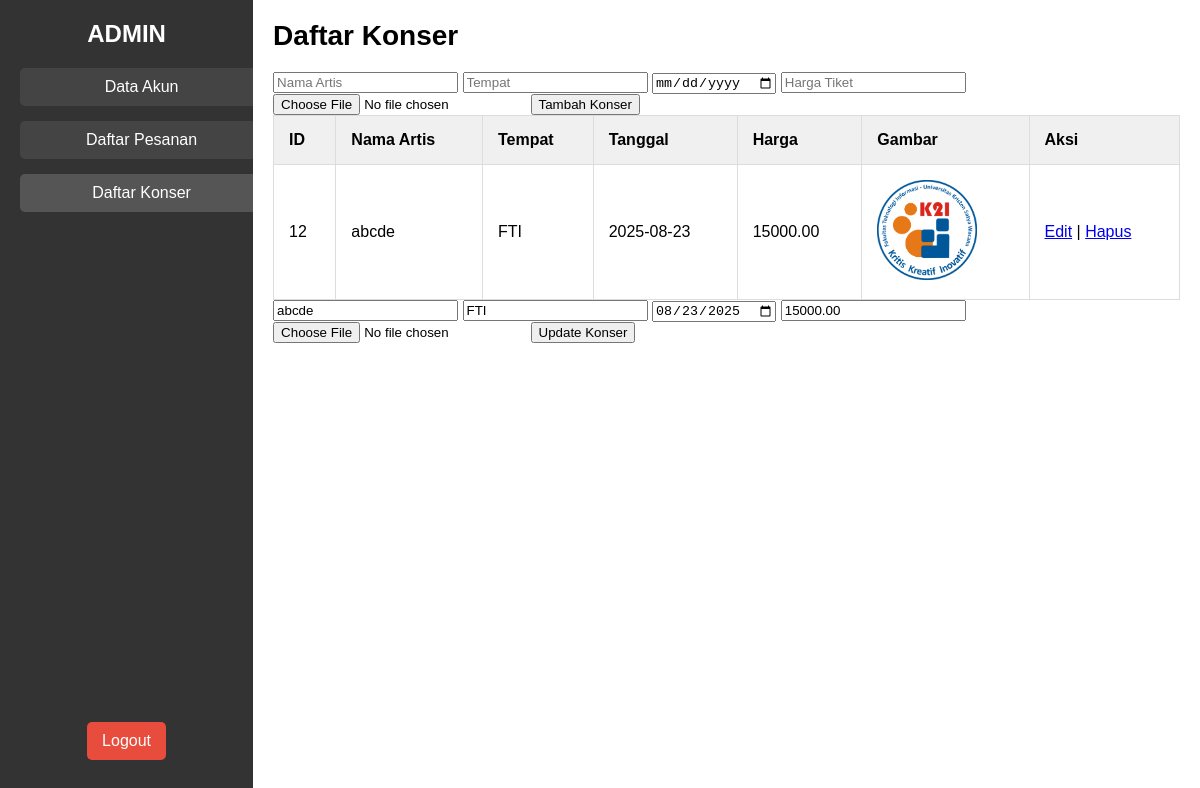
The page /daftarKonser.php?edit=12 on the database its author committed.
### tables this page shows
CREATE TABLE `konser` (
  `id` int(11) NOT NULL,
  `nama_artis` varchar(100) NOT NULL,
  `tempat` varchar(100) NOT NULL,
  `tanggal` date NOT NULL,
  `harga` decimal(10,2) NOT NULL,
  `gambar` varchar(255) DEFAULT NULL,
  `stock` int(11) NOT NULL DEFAULT 0,
  `concert_name` varchar(255) DEFAULT NULL
);

### DaftarKonser.php (the view, shortened to what this page needs)
<?php
include('functions.php');
?>
<!DOCTYPE html>
<html lang="en">
<head>
    <link rel="stylesheet" href="DaftarKonser.css">
</head>
<body>
    <div class="container">
        <div class="sidebar">
            <h2>ADMIN</h2>
            <ul>
                <li><a href="DataPelanggan.php">Data Akun</a></li>
                <li><a href="DaftarPesanan.php">Daftar Pesanan</a></li>
                <li><a href="daftarKonser.php" class="active">Daftar Konser</a></li>
            </ul>
            <a href="DataPelanggan.php?logout=true" class="logout-btn">Logout</a>
        </div>
        <div class="main-content">
            <h1>Daftar Konser</h1>
            <form method="POST" action="daftarKonser.php" enctype="multipart/form-data" class="form-crud">
                <input type="text" name="nama_artis" placeholder="Nama Artis" required>
                <input type="text" name="tempat" placeholder="Tempat" required>
                <input type="date" name="tanggal" required>
                <input type="number" step="0.01" name="harga" placeholder="Harga Tiket" required>
                <input type="file" name="gambar" accept="image/*" required>
                <button type="submit" name="add">Tambah Konser</button>
            </form>
            <table>
                <thead>
                    <tr>
                        <th>ID</th>
                        <th>Nama Artis</th>
                        <th>Tempat</th>
                        <th>Tanggal</th>
                        <th>Harga</th>
                        <th>Gambar</th>
                        <th>Aksi</th>
                    </tr>
                </thead>
                <tbody>
                    <?php
                    $result = $conn->query("SELECT * FROM konser");
                    while ($row = $result->fetch_assoc()) {
                        echo "
                        <tr>
                            <td>{$row['id']}</td>
                            <td>{$row['nama_artis']}</td>
                            <td>{$row['tempat']}</td>
                            <td>{$row['tanggal']}</td>
                            <td>{$row['harga']}</td>
                            <td><img src='img/{$row['gambar']}' width='100'></td>
                            <td>
                                <a href='daftarKonser.php?edit={$row['id']}'>Edit</a> |
                                <a href='process.php?delete={$row['id']}'>Hapus</a>
                            </td>
                        </tr>
                        ";
                    }
                    ?>
                </tbody>
            </table>
            <?php
            if (isset($_GET['edit'])) {
                $id = $_GET['edit'];
                $stmt = $conn->prepare("SELECT * FROM konser WHERE id = ?");
                $stmt->bind_param("i", $id);
                $stmt->execute();
                $result = $stmt->get_result();
                $concert = $result->fetch_assoc();
                if ($concert) {
                    ?>
                    <form method="POST" action="daftarKonser.php" enctype="multipart/form-data" class="form-crud">
                        <input type="text" name="nama_artis" placeholder="Nama Artis" value="<?php echo $concert['nama_artis']; ?>" required>
                        <input type="text" name="tempat" placeholder="Tempat" value="<?php echo $concert['tempat']; ?>" required>
                        <input type="date" name="tanggal" value="<?php echo $concert['tanggal']; ?>" required>
                        <input type="number" step="0.01" name="harga" placeholder="Harga Tiket" value="<?php echo $concert['harga']; ?>" required>
                        <input type="file" name="gambar" accept="image/*">
                        <button type="submit" name="update">Update Konser</button>
                    </form>
                    <?php
                }
            }
            ?>
        </div>
    </div>
</body>
</html>

### DaftarKonser.css (style rules this page uses)
body, h1, h2, ul, li, table, th, td { margin: 0; padding: 0; box-sizing: border-box; }
body { font-family: Arial, sans-serif; display: flex; height: 100vh; background-color: #f5f5f5; }
.container { display: flex; width: 100%; }
.sidebar { width: 250px; background-color: #333; color: white; padding: 20px; display: flex; flex-direction: column; align-items: center; }
.sidebar h2 { font-size: 24px; margin-bottom: 20px; }
.sidebar ul { list-style-type: none; width: 100%; }
.sidebar ul li { width: 100%; margin-bottom: 15px; }
.sidebar ul li a { text-decoration: none; color: white; padding: 10px 15px; display: block; width: 100%; background-color: #444; border-radius: 5px; text-align: center; }
.sidebar ul li a.active { background-color: #555; }
.main-content { flex-grow: 1; padding: 20px; background-color: white; }
.main-content h1 { font-size: 28px; margin-bottom: 20px; }
table { width: 100%; border-collapse: collapse; }
thead { background-color: #f0f0f0; }
th, td { padding: 15px; text-align: left; border: 1px solid #ddd; }
.logout-btn { display: block; text-decoration: none; background-color: #e74c3c; color: white; padding: 10px 15px; text-align: center; border-radius: 5px; margin-top: auto; margin-bottom: 20px; }

### rows shown on the page
konser: id "12", nama_artis "abcde", tempat "FTI", tanggal "2025-08-23", harga "15000.00", gambar (picture), tanggal "08/23/2025"
